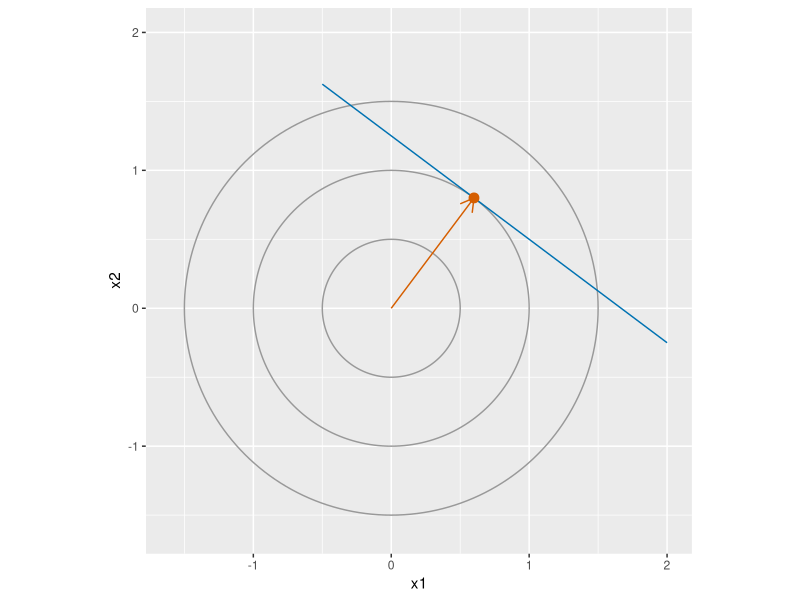

Write the R code that produced this figure.
## ---- chunk 1
#| label: lagrange-line-r
#| fig-alt: >-
#|   Plot over the plane of concentric circles centered at the origin, in
#|   grey, with radii 0.5, 1 and 1.5, and a blue straight line 3 x1 plus 4 x2
#|   equals 5 running from upper left to lower right. The line touches the
#|   circle of radius 1 at the point (0.6, 0.8), marked by a vermilion circle,
#|   and stays outside the circle everywhere else. A vermilion arrow from the
#|   origin to that point is perpendicular to the line.
#| fig-height: 4
#| fig-width: 5
ll_theta_ll <- seq(0, 2 * pi, length.out = 201)
ll_radii_ll <- c(0.5, 1, 1.5)
ll_circles_ll <- expand.grid(theta = ll_theta_ll, radius = ll_radii_ll)
ll_circles_ll$x1 <- ll_circles_ll$radius * cos(ll_circles_ll$theta)
ll_circles_ll$x2 <- ll_circles_ll$radius * sin(ll_circles_ll$theta)
ll_line_x1_ll <- c(-0.5, 2)
ll_line_x2_ll <- (5 - 3 * ll_line_x1_ll) / 4
ll_line_ll <- tibble::tibble(x1 = ll_line_x1_ll, x2 = ll_line_x2_ll)
ll_point_ll <- tibble::tibble(x1 = 0.6, x2 = 0.8)
ll_arrow_ll <- tibble::tibble(x = 0, y = 0, xend = 0.6, yend = 0.8)
ll_aes_ll <- ggplot2::aes(x1, x2)
ll_aes_circle_ll <- ggplot2::aes(x1, x2, group = radius)
ll_aes_arrow_ll <- ggplot2::aes(x = x, y = y, xend = xend, yend = yend)
ll_head_length_ll <- grid::unit(0.15, "inches")
ll_head_ll <- grid::arrow(length = ll_head_length_ll)
ll_lim_ll <- c(-1.6, 2)
ggplot2::ggplot() +
  ggplot2::geom_path(
    data = ll_circles_ll, mapping = ll_aes_circle_ll, colour = "grey60"
  ) +
  ggplot2::geom_line(
    data = ll_line_ll, mapping = ll_aes_ll, colour = "#0072B2"
  ) +
  ggplot2::geom_segment(
    data = ll_arrow_ll, mapping = ll_aes_arrow_ll,
    colour = "#D55E00", arrow = ll_head_ll
  ) +
  ggplot2::geom_point(
    data = ll_point_ll, mapping = ll_aes_ll, colour = "#D55E00", size = 3
  ) +
  ggplot2::coord_fixed(xlim = ll_lim_ll, ylim = ll_lim_ll) +
  ggplot2::labs(x = "x1", y = "x2")
